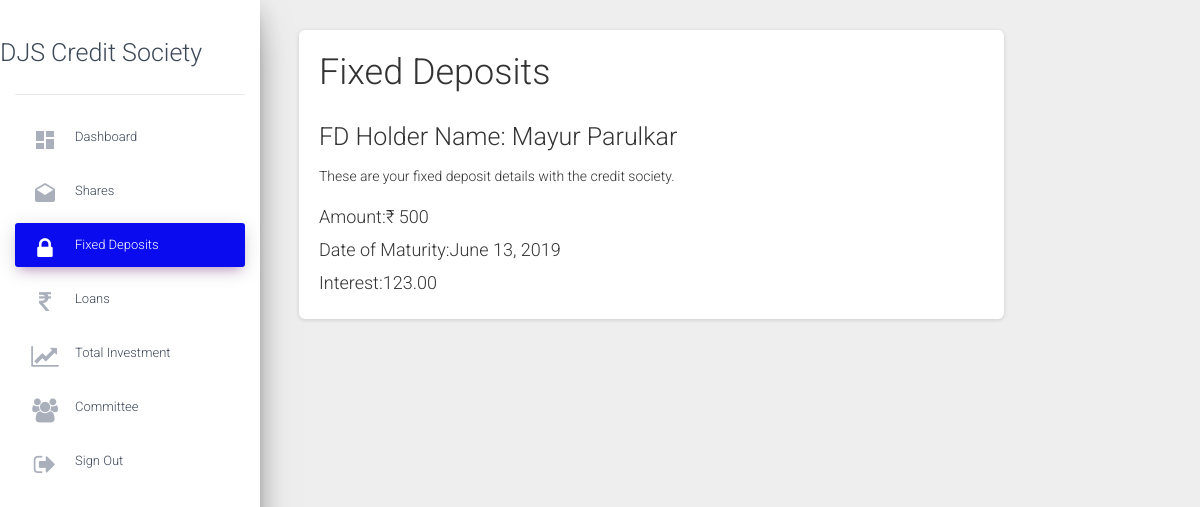
The page /status/fixedDeposits (signed in) on the database as committed earlier.
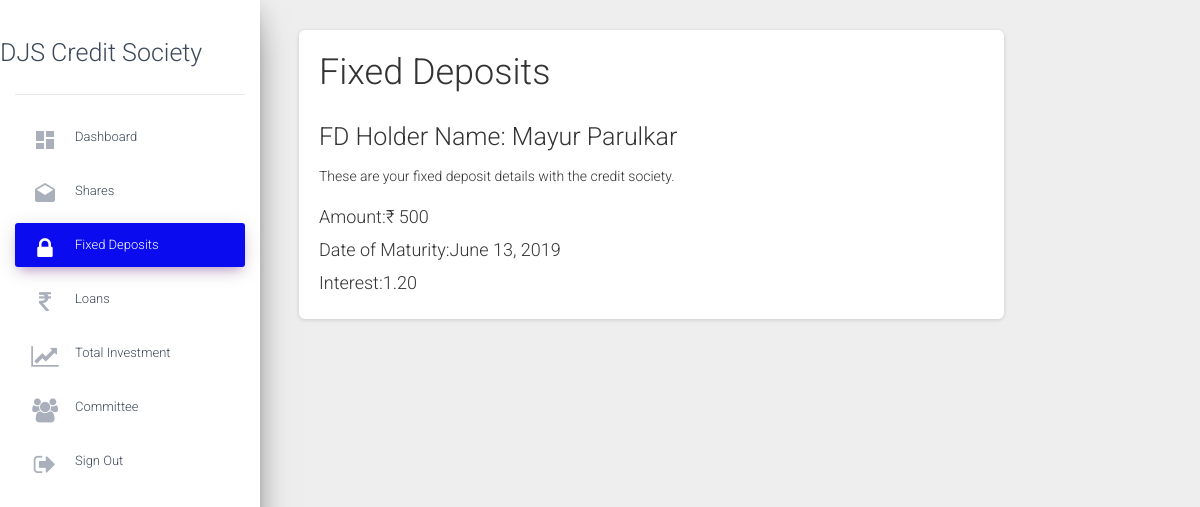
The same page on the database as committed later.
### status/models.py (models this page shows)
class interests(models.Model):
    sharedividend=models.DecimalField(blank=True,null=True,default=0,max_digits=10,decimal_places=2)
    cddividend=models.DecimalField(blank=True,null=True,default=0,max_digits=10,decimal_places=2)
    fdinterest=models.DecimalField(blank=True,null=True,default=0,max_digits=10,decimal_places=2)
    emerloaninterest=models.DecimalField(blank=True,null=True,default=0,max_digits=10,decimal_places=2)
    longloaninterest=models.DecimalField(blank=True,null=True,default=0,max_digits=10,decimal_places=2)

### status/views.py (the view)
# urls.py: path('fixedDeposits',views.fixedDeposits,name="fixedDeposits"),
@login_required
def fixedDeposits(request):
    current_user_id=request.user.username
    Accountholder=Account.objects.filter(username__username__icontains=current_user_id).get()
    Interests=interests.objects.all
    context={
        'Accountholder':Accountholder,
        'Interests':Interests,
        'fixed':"active",
    }
    return render (request,'fixedDeposits.html',context=context)

### status/templates/fixedDeposits.html (shortened to what this page needs)
{%extends 'details.html'%}
{% load humanize %}
{%block content%}
<main role="main" class="col-md-9 col-lg-10 px-4">
  <div class="container">
    <div class="row">
      <div class="col">
        <div class="card">
          <div class="card-body">
            <h2>Fixed Deposits </h2>
            <h3>FD Holder Name: {{Accountholder.name}}</h3>
            <p class="card-text">These are your fixed deposit details with the credit society.</p>
            <h4>Amount:&#x20b9; {{Accountholder.fdcapital|intcomma }}</h4>
            <h4>Date of Maturity:{{Accountholder.fdmaturitydate}}</h4>
            {%for i in Interests%}
            <h4>Interest:{{i.fdinterest}} </h4>
            {%endfor%}
          </div>
        </div>
      </div>
</main>
{%endblock%}

Rows that differ between the two databases and show on the page:
changed interests: fdinterest "123.00" → "1.20"
